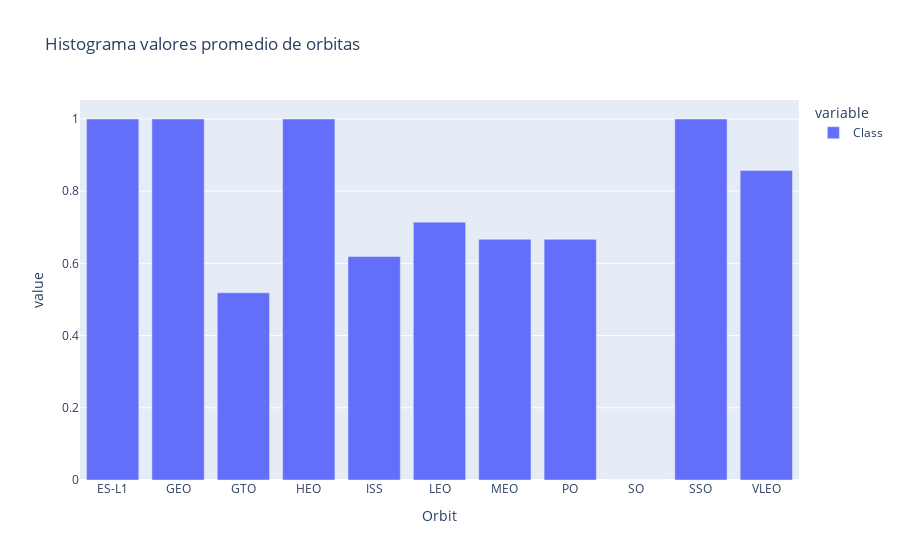

Notebook code cell kept with this figure:
### Code cell
px.bar(df.groupby("Orbit")["Class"].mean(), title ="Histograma valores promedio de orbitas")

### Figure 1 — Plotly figure (JSON) as saved in the notebook; plotly's stock layout.template omitted (floating-point values rounded to 4 significant figures)
{"data": [{"alignmentgroup": "True", "hovertemplate": "variable=Class<br>Orbit=%{x}<br>value=%{y}<extra></extra>", "legendgroup": "Class", "marker": {"color": "#636efa", "pattern": {"shape": ""}}, "name": "Class", "offsetgroup": "Class", "orientation": "v", "showlegend": true, "textposition": "auto", "type": "bar", "x": ["ES-L1", "GEO", "GTO", "HEO", "ISS", "LEO", "MEO", "PO", "SO", "SSO", "VLEO"], "xaxis": "x", "y": [1, 1, 0.5185, 1, 0.619, 0.7143, 0.6667, 0.6667, 0, 1, 0.8571], "yaxis": "y"}], "layout": {"barmode": "relative", "legend": {"title": {"text": "variable"}, "tracegroupgap": 0}, "title": {"text": "Histograma valores promedio de orbitas"}, "xaxis": {"anchor": "y", "domain": [0, 1], "title": {"text": "Orbit"}}, "yaxis": {"anchor": "x", "domain": [0, 1], "title": {"text": "value"}}}}
